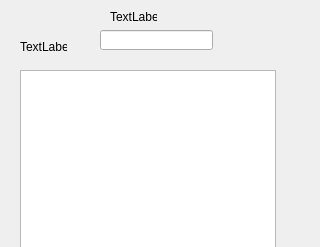
<?xml version="1.0" encoding="UTF-8"?>
<ui version="4.0">
 <class>Form</class>
 <widget class="QWidget" name="Form">
  <property name="geometry">
   <rect>
    <x>0</x>
    <y>0</y>
    <width>320</width>
    <height>247</height>
   </rect>
  </property>
  <property name="windowTitle">
   <string>Form</string>
  </property>
  <widget class="QLabel" name="label">
   <property name="geometry">
    <rect>
     <x>110</x>
     <y>10</y>
     <width>47</width>
     <height>13</height>
    </rect>
   </property>
   <property name="text">
    <string>TextLabel</string>
   </property>
  </widget>
  <widget class="QTableWidget" name="tab">
   <property name="geometry">
    <rect>
     <x>20</x>
     <y>70</y>
     <width>256</width>
     <height>192</height>
    </rect>
   </property>
  </widget>
  <widget class="QLabel" name="label_2">
   <property name="geometry">
    <rect>
     <x>20</x>
     <y>40</y>
     <width>47</width>
     <height>13</height>
    </rect>
   </property>
   <property name="text">
    <string>TextLabel</string>
   </property>
  </widget>
  <widget class="QLineEdit" name="nat">
   <property name="geometry">
    <rect>
     <x>100</x>
     <y>30</y>
     <width>113</width>
     <height>20</height>
    </rect>
   </property>
  </widget>
 </widget>
 <resources/>
 <connections/>
</ui>
